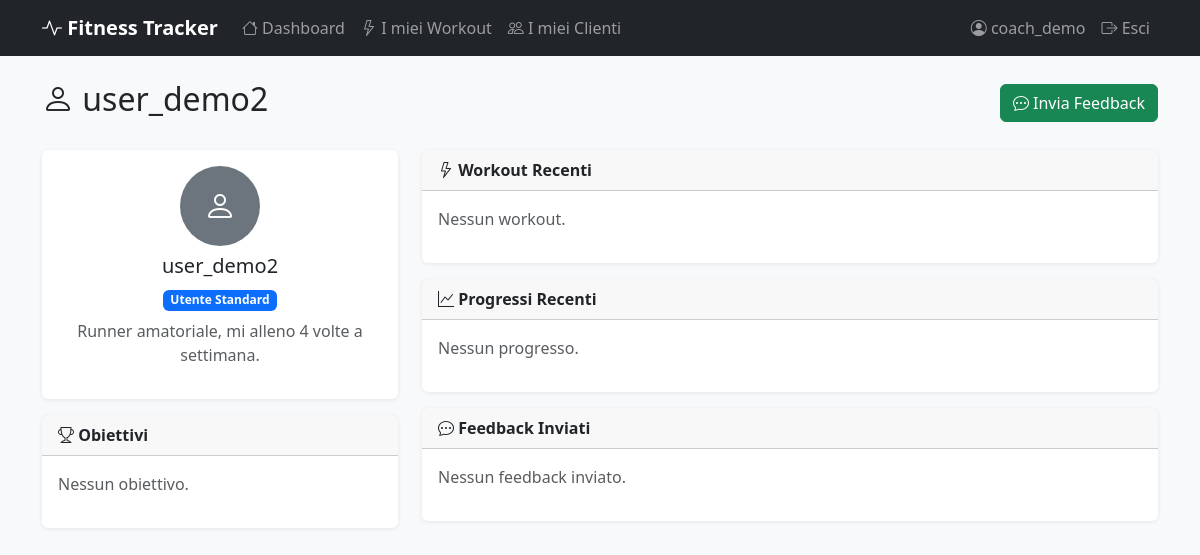
The page /coach/users/4/ (signed in) on the database its author committed.
### users/models.py (models this page shows, shortened)
class CustomUser(AbstractUser):
    ROLE_CHOICES = [('standard', 'Utente Standard'), ('coach', 'Coach')]
    role = models.CharField(max_length=20, choices=ROLE_CHOICES, default='standard')
    bio = models.TextField(blank=True)
    avatar = models.ImageField(upload_to='avatars/', blank=True, null=True)

### users/views.py (the view)
# urls.py: path('coach/users/<int:user_id>/', views.coach_user_detail, name='coach_user_detail'),
def coach_user_detail(request, user_id):
    if not request.user.is_authenticated:
        return redirect('login')
    if request.user.role != 'coach':
        messages.error(request, 'Accesso negato.')
        return redirect('dashboard')
    assignment = get_object_or_404(CoachAssignment, coach=request.user, user_id=user_id)
    target_user = assignment.user
    from workouts.models import Workout
    from goals.models import Goal
    from progress.models import ProgressEntry
    context = {
        'target_user': target_user,
        'workouts': Workout.objects.filter(user=target_user)[:10],
        'goals': Goal.objects.filter(user=target_user),
        'progress_entries': ProgressEntry.objects.filter(user=target_user)[:10],
        'feedbacks': CoachFeedback.objects.filter(coach=request.user, user=target_user),
    }
    return render(request, 'users/coach_user_detail.html', context)

### templates/users/coach_user_detail.html (shortened to what this page needs)
{% extends "base.html" %}
{% block content %}
<div class="d-flex justify-content-between align-items-center mb-4">
  <h2><i class="bi bi-person"></i> {{ target_user.username }}</h2>
  <a href="{% url 'coach_feedback_create' target_user.pk %}" class="btn btn-success">
    <i class="bi bi-chat-dots"></i> Invia Feedback
  </a>
</div>
<div class="row g-4">
  <div class="col-md-4">
    <div class="card">
      <div class="card-body text-center">
        {% if target_user.avatar %}
          <img src="{{ target_user.avatar.url }}" class="rounded-circle mb-2" width="80" height="80" alt="">
        {% else %}
          <div class="rounded-circle bg-secondary d-inline-flex align-items-center justify-content-center mb-2" style="width:80px;height:80px">
            <i class="bi bi-person fs-2 text-white"></i>
          </div>
        {% endif %}
        <h5>{{ target_user.username }}</h5>
        <span class="badge bg-primary">{{ target_user.get_role_display }}</span>
        {% if target_user.bio %}<p class="mt-2 text-muted">{{ target_user.bio }}</p>{% endif %}
      </div>
    </div>
    <div class="card mt-3">
      <div class="card-header"><strong><i class="bi bi-trophy"></i> Obiettivi</strong></div>
      <div class="card-body">
        {% for goal in goals %}{% include "partials/goal_card.html" %}{% empty %}<p class="text-muted">Nessun obiettivo.</p>{% endfor %}
      </div>
    </div>
  </div>
  <div class="col-md-8">
    <div class="card mb-3">
      <div class="card-header"><strong><i class="bi bi-lightning"></i> Workout Recenti</strong></div>
      <div class="card-body">
        {% for workout in workouts %}{% include "partials/workout_card.html" %}{% empty %}<p class="text-muted">Nessun workout.</p>{% endfor %}
      </div>
    </div>
    <div class="card mb-3">
      <div class="card-header"><strong><i class="bi bi-graph-up"></i> Progressi Recenti</strong></div>
      <div class="card-body">
        {% for entry in progress_entries %}
          <div class="d-flex justify-content-between border-bottom py-1">
            <div>
              <span class="fw-semibold">{{ entry.value }}</span>
              {% if entry.goal %}<small class="text-muted ms-1">— {{ entry.goal.title }}</small>{% endif %}
            </div>
            <small class="text-muted">{{ entry.date }}</small>
          </div>
        {% empty %}<p class="text-muted">Nessun progresso.</p>{% endfor %}
      </div>
    </div>
    <div class="card">
      <div class="card-header"><strong><i class="bi bi-chat-dots"></i> Feedback Inviati</strong></div>
      <div class="card-body">
        {% for fb in feedbacks %}
          <div class="border-bottom mb-2 pb-2">
            <div class="d-flex justify-content-between">
              <span class="fw-semibold">Feedback del {{ fb.date }}</span>
            </div>
            <p class="mb-0">{{ fb.message }}</p>
          </div>
        {% empty %}<p class="text-muted">Nessun feedback inviato.</p>{% endfor %}
      </div>
    </div>
  </div>
</div>
{% endblock %}

### templates/partials/navbar.html (shortened to what this page needs)
<nav class="navbar navbar-expand-lg navbar-dark bg-dark">
  <div class="container">
    <a class="navbar-brand" href="{% url 'dashboard' %}">
      <i class="bi bi-activity"></i> Fitness Tracker
    </a>
    <div class="collapse navbar-collapse" id="navMenu">
      <ul class="navbar-nav me-auto">
        {% if user.is_authenticated %}
          <li class="nav-item">
            <a class="nav-link" href="{% url 'dashboard' %}"><i class="bi bi-house"></i> Dashboard</a>
          </li>
          {% if user.role == 'coach' %}
            <li class="nav-item">
              <a class="nav-link" href="{% url 'workout_list' %}"><i class="bi bi-lightning"></i> I miei Workout</a>
            </li>
            <li class="nav-item">
              <a class="nav-link" href="{% url 'coach_clients' %}"><i class="bi bi-people"></i> I miei Clienti</a>
            </li>
          {% endif %}
        {% endif %}
      </ul>
      <ul class="navbar-nav">
        {% if user.is_authenticated %}
          <li class="nav-item">
            <a class="nav-link" href="{% url 'profile' %}"><i class="bi bi-person-circle"></i> {{ user.username }}</a>
          </li>
          <li class="nav-item">
            <form method="post" action="{% url 'logout' %}" class="d-inline">
              <button type="submit" class="btn btn-link nav-link"><i class="bi bi-box-arrow-right"></i> Esci</button>
            </form>
          </li>
        {% else %}
          <li class="nav-item"><a class="nav-link" href="{% url 'login' %}">Accedi</a></li>
          <li class="nav-item"><a class="nav-link" href="{% url 'register' %}">Registrati</a></li>
        {% endif %}
      </ul>
    </div>
  </div>
</nav>

### templates/base.html (style rules this page uses)
body { background-color: #f8f9fa; }
.navbar-brand { font-weight: 700; }
.card { border: none; box-shadow: 0 1px 4px rgba(0,0,0,.08); }

### rows shown on the page
CustomUser: username "coach_demo"
CustomUser: username "user_demo2", role "Utente Standard", bio "Runner amatoriale, mi alleno 4 volte a settimana."
